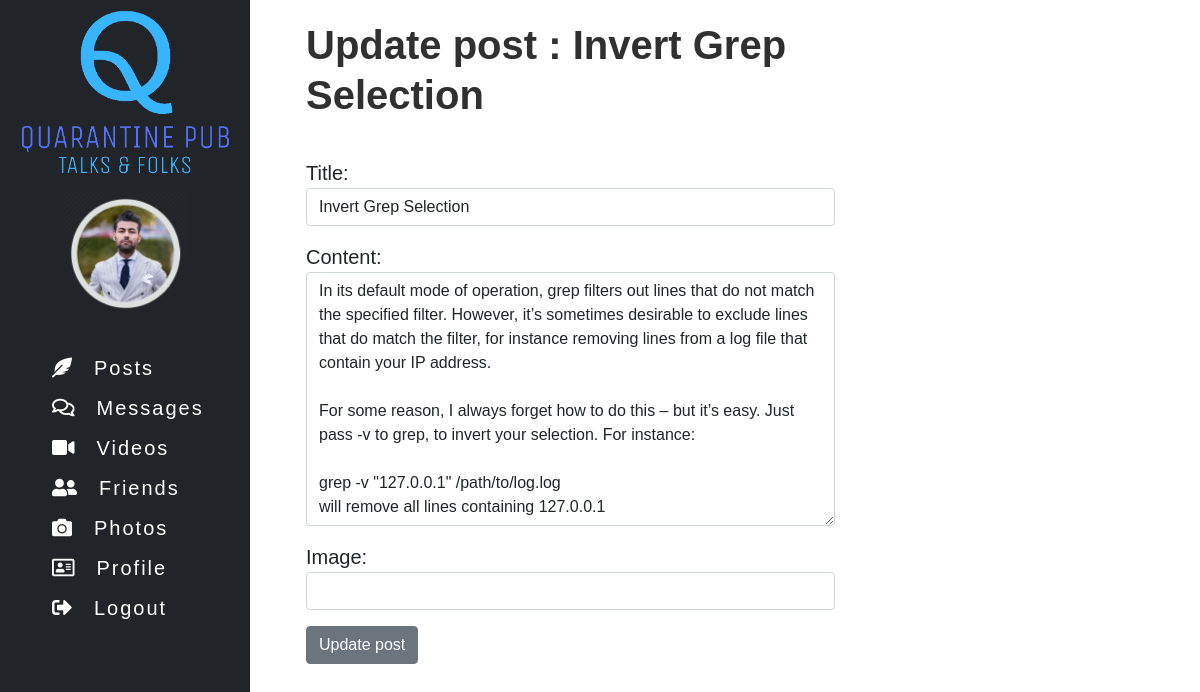
/update_post/9/ (signed in), run on the app's committed database.
### core/models.py (models this page shows, shortened)
class TimeStampMixin(models.Model):
    created_at = models.DateTimeField(auto_now_add=True)
    updated_at = models.DateTimeField(auto_now=True)
    class Meta:
        abstract = True

class Post(TimeStampMixin):
    title = models.CharField(max_length=100, null=False, blank=False)
    content = models.TextField(null=False, blank=False)
    image = models.CharField(max_length=255, null=True, blank=True)
    user_id = models.ForeignKey(settings.AUTH_USER_MODEL, null=True, on_delete=models.SET_NULL, blank=False)
    views = models.PositiveIntegerField(default=0, null=False, blank=True)

### core/views.py (the view)
# urls.py: path('update_post/<int:pk>/', PostUpdate.as_view(), name='update_post'),
class PostUpdate(LoginRequiredMixin, UpdateView):
        model = Post
        context_object_name = 'post_data'
        template_name = "../core/update_post.html"
        form_class = PostForm
        def get_object(self, queryset=None):
            obj = super(PostUpdate, self).get_object(queryset)
            if obj.user_id != self.request.user:
                raise Http404('You are not own this post')
            return obj

### core/forms.py
class PostForm(forms.ModelForm):
    class Meta:
        model = Post
        fields = ('title', 'content', 'image')
        widgets = {
            'title': forms.TextInput(attrs={'class': 'form-control',}),
            'content': forms.Textarea(attrs={'class': 'form-control',}),
            'image': forms.TextInput(attrs={'class': 'form-control'}),
        }

### templates/core/update_post.html (shortened to what this page needs)
{% extends 'base.html' %}
{% block content %}
<div class="col offset-3" id="posts">
    <article class="post">
        <h1 class="post-title">
        <a href="#" class="post_title">Update post : {{ post_data.title }}</a>
        </h1>
        <br>
    <form method="POST" action=".">
    {{ form.as_p }}
    <button class='btn btn-secondary'>Update post</button>
    </form>
    </article>
</div>
{% endblock content %}

### static/core/css/main.css (style rules this page uses)
.post_title { line-height: 1.25; font-family: "pt sans", Helvetica, Arial, sans-serif; font-size: 40px; font-style: normal; font-variant-caps: normal; font-variant-east-asian: normal; font-variant-ligatures: normal; font-variant-numeric: normal; font-weight: 700; text-decoration: none; color: #303030; }
.post { display: block; margin-bottom: 4em; margin-top: 1em; max-width: 60%; min-width: 20%; line-height: 1.5; font-family: "pt sans", Helvetica, Arial, sans-serif; font-size: 20px; font-style: normal; font-variant-caps: normal; font-variant-east-asian: normal; font-variant-ligatures: normal; font-variant-numeric: normal; font-weight: 400; }
@media (min-width: 1002px) and (max-width: 1600px) { .post { max-width: 60%; min-width: 20%; } }

### data on the page
Post: title "Invert Grep Selection", content "In its default mode of operation, grep filters out lines that do not match the specified filter. However, it’s sometimes desirable to exclude lines that do match the filter, for instance removing lines from a log file that contain your IP address. For some reason, I always forget how to do this – but it’s easy. Just pass -v to grep, to invert your selection. For instance: grep -v \"127.0.0.1\" /path/to/log.log will remove all lines containing 127.0.0.1"
